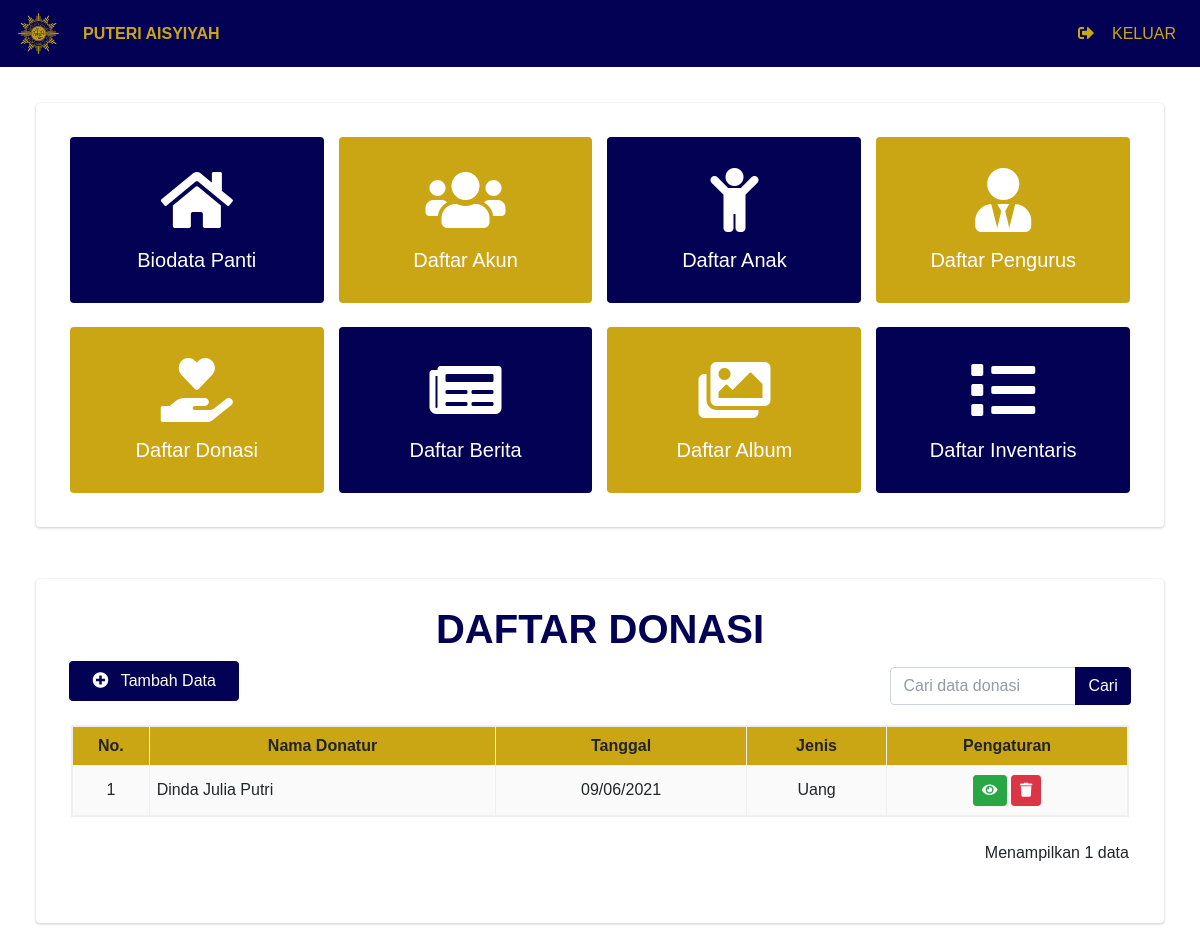
The app's page /index.php/admin/DaftarDonasi, older data.
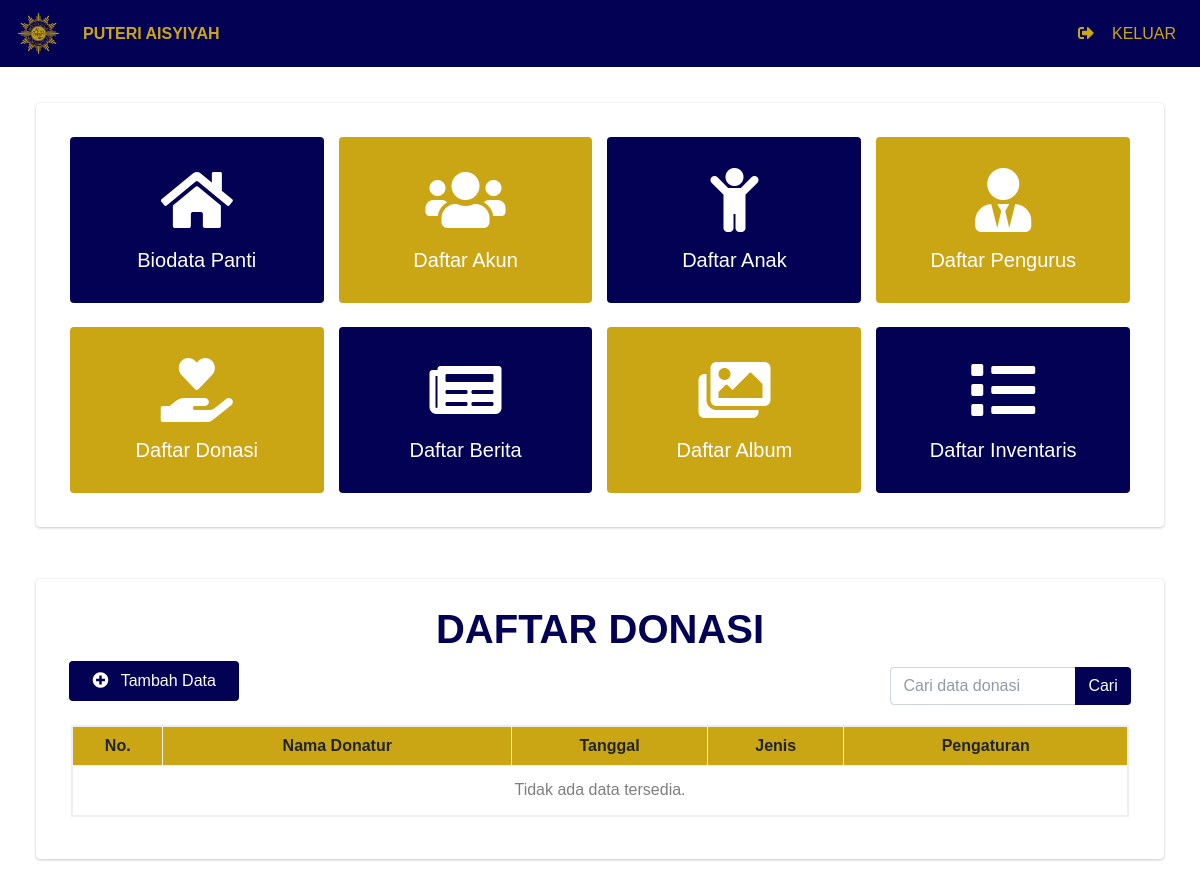
The same page, newer data.
### tables this page shows
CREATE TABLE `tabel_donasi` (
  `id_donasi` int(11) NOT NULL,
  `nama_donatur` varchar(100) NOT NULL,
  `jumlah_donasi` varchar(50) NOT NULL,
  `jenis_donasi` varchar(50) NOT NULL,
  `ket_donasi` text NOT NULL,
  `bukti_tf` varchar(100) DEFAULT NULL,
  `tgl_donasi` date NOT NULL
);

### application/controllers/Admin.php (called while the page is built, shortened)
<?php
  class Admin extends CI_Controller{
    public function __construct(){
      $this->load->library('form_validation');
      $this->load->library('pagination');
      $this->load->model('Model_admin', 'admin');
    }
    public function DaftarDonasi(){
      $data['judul']      = 'Daftar Donasi';
      $config['base_url'] = 'http://localhost/PuteriAisyiyah/Admin/DaftarDonasi/index';
      if($this->input->post('submit')){
        if($this->input->post('search')){
          $data['search'] = $this->input->post('search');
          $this->db->like('nama_donatur', $data['search']);
          $this->db->or_like('tgl_donasi', $data['search']);
          $this->db->or_like('jenis_donasi', $data['search']);
          $this->db->from('tabel_donasi');
          $config['total_rows'] = $this->db->count_all_results();
          $data['total_rows']   = $config['total_rows'];
          $data['start']  = 0;
          $data['donasi'] = $this->admin->getDonasi1($data['search']);
        }
        else{
          $config['total_rows'] = $this->admin->countDonasi();
          $data['total_rows']   = $config['total_rows'];
          $config['per_page']   = 8;
          $this->pagination->initialize($config);
          $data['start']  = $this->uri->segment(4);
          $data['donasi'] = $this->admin->getDonasi2($config['per_page'], $data['start']);
        }
      }
      else{
        $config['total_rows'] = $this->admin->countDonasi();
        $data['total_rows']   = $config['total_rows'];
        $config['per_page']   = 8;
        $this->pagination->initialize($config);
        $data['start']  = $this->uri->segment(4);
        $data['donasi'] = $this->admin->getDonasi2($config['per_page'], $data['start']);
      }
      $this->load->view('Templates/head', $data);
      $this->load->view('Templates/navbarAdmin');
      $this->load->view('Admin/index');
      $this->load->view('Admin/DaftarDonasi/index', $data);
      $this->load->view('Templates/foot');
    }
  }

### index.php (called while the page is built, shortened)
<?php
require_once BASEPATH.'core/CodeIgniter.php';

### application/config/config.php (called while the page is built, shortened)
<?php
$config['base_url'] = 'http://localhost/PuteriAisyiyah/';
$config['index_page'] = '';
$config['uri_protocol']	= 'REQUEST_URI';
$config['url_suffix'] = '';
$config['language']	= 'english';
$config['charset'] = 'UTF-8';
$config['enable_hooks'] = FALSE;
$config['subclass_prefix'] = 'MY_';
$config['composer_autoload'] = FALSE;
$config['permitted_uri_chars'] = 'a-z 0-9~%.:_\-';
$config['enable_query_strings'] = FALSE;
$config['controller_trigger'] = 'c';
$config['function_trigger'] = 'm';
$config['directory_trigger'] = 'd';
$config['allow_get_array'] = TRUE;
$config['log_threshold'] = 0;
$config['log_path'] = '';
$config['log_file_extension'] = '';
$config['log_file_permissions'] = 0644;
$config['log_date_format'] = 'Y-m-d G:i:s';
$config['error_views_path'] = '';
$config['cache_path'] = '';
$config['cache_query_string'] = FALSE;
$config['encryption_key'] = '';
$config['sess_driver'] = 'files';
$config['sess_cookie_name'] = 'ci_session';
$config['sess_expiration'] = 7200;
$config['sess_save_path'] = NULL;
$config['sess_match_ip'] = FALSE;
$config['sess_time_to_update'] = 300;
$config['sess_regenerate_destroy'] = FALSE;
$config['cookie_prefix']	= '';
$config['cookie_domain']	= '';
$config['cookie_path']		= '/';
$config['cookie_secure']	= FALSE;
$config['cookie_httponly'] 	= FALSE;
$config['standardize_newlines'] = FALSE;
$config['global_xss_filtering'] = FALSE;
$config['csrf_protection'] = FALSE;
$config['csrf_token_name'] = 'csrf_test_name';
$config['csrf_cookie_name'] = 'csrf_cookie_name';
$config['csrf_expire'] = 7200;
$config['csrf_regenerate'] = TRUE;
$config['csrf_exclude_uris'] = array();
$config['compress_output'] = FALSE;
$config['time_reference'] = 'local';
$config['rewrite_short_tags'] = FALSE;
$config['proxy_ips'] = '';

### application/config/pagination.php (called while the page is built, shortened)
<?php
  $config['full_tag_open']   = '<nav aria-label="pagination"><ul class="pagination">';
  $config['full_tag_close']  = '</ul></nav>';
  $config['prev_link']       = '&laquo';
  $config['prev_tag_open']   = '<li class="page-item">';
  $config['prev_tag_close']  = '</li>';
  $config['next_link']       = '&raquo';
  $config['next_tag_open']   = '<li class="page-item">';
  $config['next_tag_close']  = '</li>';
  $config['cur_tag_open']   = '<li class="page-item active"><a class="page-link" href="#">';
  $config['cur_tag_close']  = '</a></li>';
  $config['num_tag_open']   = '<li class="page-item">';
  $config['num_tag_close']  = '</li>';

### application/models/Model_admin.php (called while the page is built, shortened)
<?php
  class Model_admin extends CI_Model{
    public function getDonasi2($limit, $start){
      return $this->db->get('tabel_donasi', $limit, $start)->result();
    }
  }

### application/views/Admin/DaftarDonasi/index.php (the view, shortened to what the changed rows need)
<body>
  <div class="container-fluid" style="padding: 3%; margin-top: -3%">
    <div class="row">
      <div class="col-12">
        <div class="card" style="padding: 2%">
          <h1 class="mt-1" style="text-align: center; color: #030153"><b>DAFTAR DONASI</b></h1>
		      <div class="row">
	          <?php if(!$donasi) : ?>
	            <div class="card-body">
	              <table style="width: 100%; border-style: solid; border-color: #EFEFEF" border="2">
	                <thead style="background-color: #CAA615; height: 40px">
	                  <tr style="text-align: center">
	                    <th>No.</th>
	                    <th>Nama Donatur</th>
	                    <th>Tanggal</th>
											<th>Jenis</th>
	                    <th>Pengaturan</th>
	                  </tr>
	                </thead>
	                <tbody style="height: 50px">
	                  <tr>
	                    <td style="color: #7F7F7F" align="center" colspan="5">Tidak ada data tersedia.</td>
	                  </tr>
              </table>
            </div>
          <?php else : ?>
            <div class="card-body">
              <table style="width: 100%; border-style: solid; border-color: #EFEFEF" border="2">
                <thead style="background-color: #CAA615; height: 40px">
                  <tr style="text-align: center">
                    <th>No.</th>
										<th>Nama Donatur</th>
										<th>Tanggal</th>
										<th>Jenis</th>
                    <th>Pengaturan</th>
                  </tr>
                </thead>
                <tbody style="height: 50px; background-color: #FAFAFA">
                  <?php
                    $no = $start + 1;
                    foreach($donasi as $val){
                  ?>
                  <tr height="50px">
                    <td style="text-align: center"><?= $no ?></td>
                    <td style="padding: 7px"><?= $val->nama_donatur ?></td>
                    <td style="padding: 7px" align="center"><?= date("d/m/Y", strtotime($val->tgl_donasi)) ?></td>
										<td style="padding: 7px" align="center"><?= $val->jenis_donasi ?></td>
										<td style="text-align: center">
                      <a href="<?= site_url('Admin/DetailDataDonasi/'.$val->id_donasi)?>" class="btn btn-success btn-sm">
                        <i class="fas fa-eye"></i>
                      </a>
                      <a class="btn btn-danger btn-sm" data-toggle="modal" data-target="#hapusModal<?= $val->id_donasi ?>" style="color: white" type="submit">
                        <i class="fas fa-trash"></i>
                      </a>
                    </td>
                  </tr>
                  <?php $no++; } ?>
                </tbody>
              </table>
							<div class="row mt-4">
								<div class="col-lg-10">
								</div>
								<div class="col-lg-2">
									<p align="right">Menampilkan <?= $total_rows ?> data</p>
								</div>
							</div>
            </div>
          <?php endif ?>
        </div>
      </div>
    </div>
  </div>
</body>

Row changes from the older to the newer data that the page shows:
removed tabel_donasi: nama_donatur "Dinda Julia Putri", tgl_donasi "09/06/2021", jenis_donasi "Uang"
Text that changed along with them:
$total_rows: "1" → (not shown)
text no longer shown: "Menampilkan data"
text now shown: "Tidak ada data tersedia."
